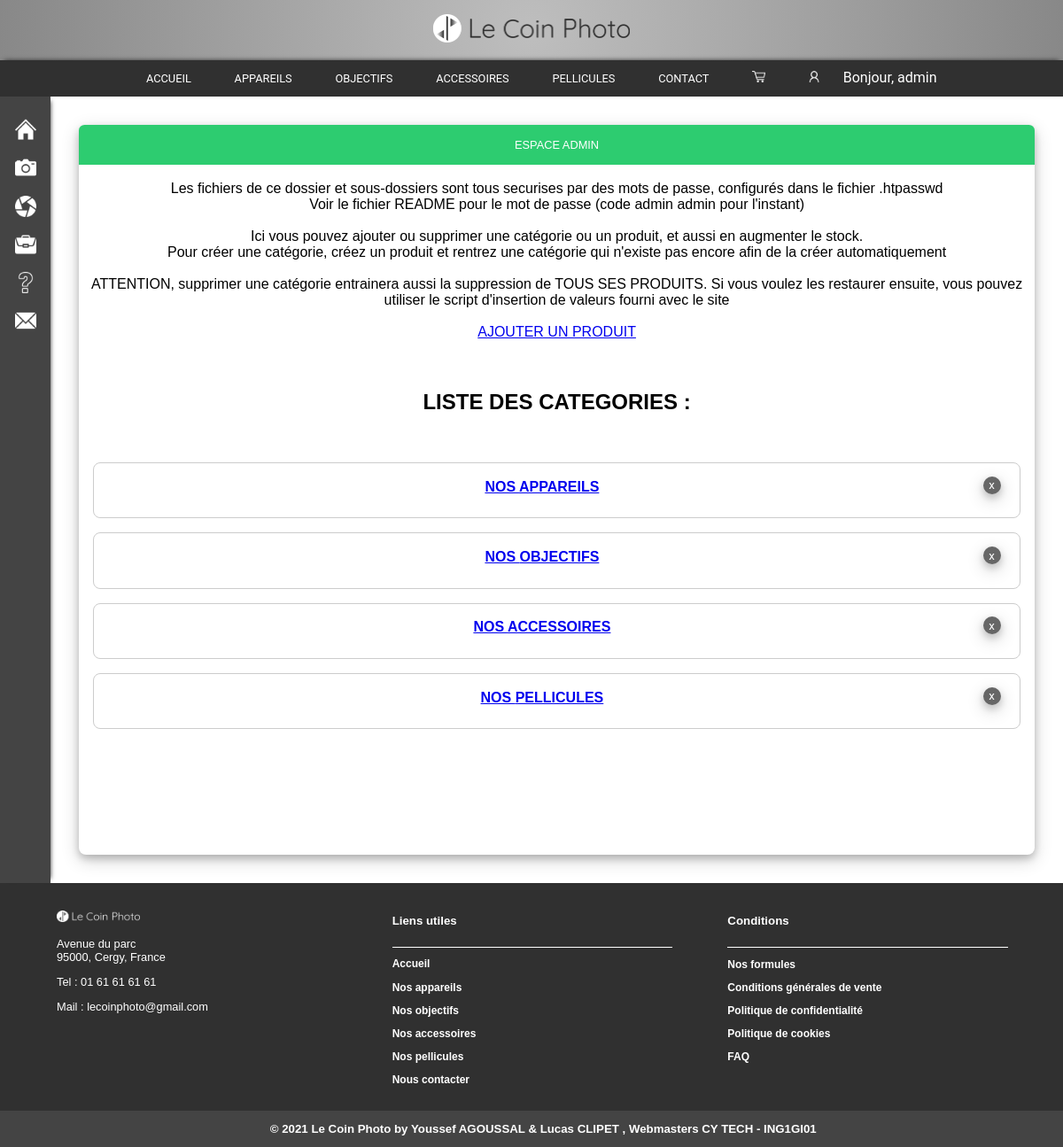
/admin/secured.php (signed in), run on the app's committed database.
### tables this page shows
CREATE TABLE IF NOT EXISTS `categories` (
  `ID` int(11) NOT NULL AUTO_INCREMENT,
  `categorie` varchar(20) NOT NULL DEFAULT 'inconnu',
  `icone` varchar(255) NOT NULL DEFAULT 'blankWhite.png',
  PRIMARY KEY (`ID`),
  UNIQUE KEY `categorie` (`categorie`)
);

### bdd/bdd.php (called while the page is built, shortened)
<?php
function connectBDD()
{
	try
	{
		$bdd = new PDO("mysql:host=".$_SESSION['bddData']['host'].";dbname=".$_SESSION['bddData']['db'], $_SESSION['bddData']['user'], $_SESSION['bddData']['pwd']);
		$bdd->setAttribute(PDO::ATTR_ERRMODE, PDO::ERRMODE_EXCEPTION);
	}
	catch (PDOException $e)
	{
		echo('Erreur de connexion : '.$e->getMessage());
        $bdd=false;
        exit();
	}
	return $bdd;
}
function getCategories()
{
    try {
        $bdd=connectBDD();
        $reponse = $bdd->query('SELECT * FROM categories ORDER BY ID');
        $reponse->setFetchMode(PDO::FETCH_ASSOC);
    } catch (PDOException $e) {
        $reponse=null;
    }
    return $reponse;
}
?>

### admin/secured.php (the view, shortened to what this page needs)
<?php
require_once($_SERVER['DOCUMENT_ROOT']."/ING1GI1-AGOUSSAL-CLIPET/LeCoinPhoto/bdd/bdd.php");
$style="Panier";
ob_start();?>
<div class="pagedroite">
    <div class="bloc">
        <div class="titresection"><p>ESPACE ADMIN</p></div><br>
			Les fichiers de ce dossier et sous-dossiers sont tous securises par des mots de passe, configurés dans le fichier .htpasswd<br>
			Voir le fichier README pour le mot de passe (code admin admin pour l'instant)<br> <br>
            Ici vous pouvez ajouter ou supprimer une catégorie ou un produit, et aussi en augmenter le stock.
            <br>Pour créer une catégorie, créez un produit et rentrez une catégorie qui n'existe pas encore afin de la créer automatiquement <br><br>
            ATTENTION, supprimer une catégorie entrainera aussi la suppression de TOUS SES PRODUITS. Si vous voulez les restaurer ensuite, vous pouvez utiliser le script d'insertion de valeurs fourni avec le site
            <br><br> <a href='/ING1GI1-AGOUSSAL-CLIPET/LeCoinPhoto/admin/navigation/ajouterProduit.php'> AJOUTER UN PRODUIT </a>
            <br><br><br> <h2> LISTE DES CATEGORIES : </h2><br>
            <?php $reponse=getCategories();
            if($reponse!=null)
            {
                while ($donnees = $reponse->fetch() )
                {
                    $cat=$donnees['categorie']; ?>
                <div class="panier">
                    <div class="midCenter">
                        <a href="/ING1GI1-AGOUSSAL-CLIPET/LeCoinPhoto/admin/navigation/liste.php?cat=<?=$cat?>"><strong>NOS <?=strtoupper($cat)?></strong></a> <br>
                    </div>
                    <form method='POST' onsubmit="return deleteConfirm('categorie')" action="/ING1GI1-AGOUSSAL-CLIPET/LeCoinPhoto/admin/php/deleteCategorie.php">
                        <input class="boutonSupprCategorie" type="submit" value="x"/>
                    </form>
                </div>
                <?php
                }
            } ?>
            <br><br><br><br><br><br><br>
    </div>
</div>
</div>
<?php $content=ob_get_clean();
require_once($_SERVER['DOCUMENT_ROOT']."/ING1GI1-AGOUSSAL-CLIPET/LeCoinPhoto/php/template.php");
?>

### php/template.php (shortened to what this page needs)
<?php require_once($_SERVER['DOCUMENT_ROOT']."/ING1GI1-AGOUSSAL-CLIPET/LeCoinPhoto/bdd/bdd.php");?>
<!DOCTYPE html>
<html>
    <head>
        <link rel="stylesheet" type="text/css" href="/ING1GI1-AGOUSSAL-CLIPET/LeCoinPhoto/css/style<?= $style;?>.css"/>
        <div id="titre">
            <img src="/ING1GI1-AGOUSSAL-CLIPET/LeCoinPhoto/img/lcpLogo2.png" alt="Le coin photo" title="Le coin photo, vendeur de matériel photo" onclick="location.href='/ING1GI1-AGOUSSAL-CLIPET/LeCoinPhoto/index.php'">
        </div>
        <div class="navbar">
            <a href="/ING1GI1-AGOUSSAL-CLIPET/LeCoinPhoto/index.php" <?=@$btnAccueil?>><p>ACCUEIL</p></a>
        <?php
        $reponse=getCategories();
        if($reponse!=null)
        {
            while ($donnees = $reponse->fetch() )
            {
                $cat=$donnees['categorie']; ?>
                <a href="/ING1GI1-AGOUSSAL-CLIPET/LeCoinPhoto/navigation/produits.php?cat=<?=$cat?>" <?=@${"btn".$cat};?>><p><?=strtoupper($cat)?></p></a>
                <?php
            }
        } ?>
        <a href="/ING1GI1-AGOUSSAL-CLIPET/LeCoinPhoto/navigation/contact.php" <?=@$btnContact?>><p>CONTACT</p></a>
        <?php
        if (isset($_SESSION['profil']['login']))
        { ?>
            <a href="/ING1GI1-AGOUSSAL-CLIPET/LeCoinPhoto/navigation/panier.php"><img src="/ING1GI1-AGOUSSAL-CLIPET/LeCoinPhoto/img/cart.png" class="icon2" title="MON PANIER"></a>
            <a href="/ING1GI1-AGOUSSAL-CLIPET/LeCoinPhoto/navigation/profil.php"><img src="/ING1GI1-AGOUSSAL-CLIPET/LeCoinPhoto/img/user.png" class="icon2" title="MON PROFIL"></a>
            Bonjour, <?=$_SESSION['profil']['nom'];?>
        <?php
        }
        else{
        ?>
           <a href="/ING1GI1-AGOUSSAL-CLIPET/LeCoinPhoto/navigation/connexion.php"><img src="/ING1GI1-AGOUSSAL-CLIPET/LeCoinPhoto/img/user.png" class="icon2" title="SE CONNECTER"></a>
        <?php
        }
        ?>
        </div>
    </head>
    <body>
        <div class="box">
            <div class="pagegauche">
                <div class="navbar2">
                    <a href="/ING1GI1-AGOUSSAL-CLIPET/LeCoinPhoto/index.php" <?=@$btnAccueil?>><img src="/ING1GI1-AGOUSSAL-CLIPET/LeCoinPhoto/img/home.png" class="icon" alt="accueil" title="accueil"><br></a><br>
                   <?php
                    $reponse=getCategories();
                    if($reponse!=null)
                    {
                        while ($donnees = $reponse->fetch() )
                        {
                            $cat=$donnees['categorie'];
                            $icon=$donnees['icone'];?>
                            <a href="/ING1GI1-AGOUSSAL-CLIPET/LeCoinPhoto/navigation/produits.php?cat=<?=$cat?>" <?=@${"btn".$cat}?> ><img src="/ING1GI1-AGOUSSAL-CLIPET/LeCoinPhoto/img/<?=$icon?>" class="icon" alt="<?=$cat?>" title="<?=$cat?>" onerror="this.onerror=null; this.src='/ING1GI1-AGOUSSAL-CLIPET/LeCoinPhoto/img/blankWhite.png'" ><br></a><br>
                        <?php
                        }
                    } ?>
                    <a href="/ING1GI1-AGOUSSAL-CLIPET/LeCoinPhoto/navigation/contact.php" <?=@$btnContact?>><img src="/ING1GI1-AGOUSSAL-CLIPET/LeCoinPhoto/img/mail.png" class="icon" alt="contact" title="contact"><br></a>
                </div>
            </div>
<?=$content;?>
    </body>
    <footer>
        <div id="container">
            <div id="footerAdresses" class="colonneFooter">
                <br><img src="/ING1GI1-AGOUSSAL-CLIPET/LeCoinPhoto/img/leCoinPhoto.png" alt="Le coin photo" title="Le coin photo, vendeur de matériel photo">
                <p style="font-size: 0.8em;"> Avenue du parc<br>95000, Cergy, France
                </p>
                <p style="font-size: 0.8em;">Tel : 01 61 61 61 61</p>
                <p style="font-size: 0.8em;">Mail : lecoinphoto@gmail.com</p>
            </div>
            <div id="footerLinks" class="colonneFooter">
                <h5>Liens utiles</h5>
                <hr size="1" width="100%" color="white">
                <a href="/ING1GI1-AGOUSSAL-CLIPET/LeCoinPhoto/index.php">Accueil</a>
                <?php
                $reponse=getCategories();
                if($reponse!=null)
                {
                    while ($donnees = $reponse->fetch() )
                    {
                        $cat=$donnees['categorie']; ?>
                        <a href="/ING1GI1-AGOUSSAL-CLIPET/LeCoinPhoto/navigation/produits.php?cat=<?=$cat?>" <?=@${"btn".$cat};?>><p>Nos <?=$cat?></p></a>
                        <?php
                    }
                } ?>
                <a href="/ING1GI1-AGOUSSAL-CLIPET/LeCoinPhoto/navigation/contact.php"><p>Nous contacter</p></a>
            </div>
            <div id="footerConditions" class="colonneFooter">
                <h5>Conditions</h5>
                <hr size="1" width="100%" color="white">
                <a href="#"><p>Nos formules</p></a>
                <a href="#"><p>Conditions générales de vente</p></a>
                <a href="#"><p>Politique de confidentialité</p></a>
                <a href="#"><p>Politique de cookies</p></a>
                <a href="#"><p>FAQ</p></a>
            </div>
        </div>
        <div class="mention">
            <h5 id="mentions">&copy; 2021 Le Coin Photo by
            <a href="mailto:agoussalyo@eisti.eu" title="Envoyer un mail">Youssef AGOUSSAL</a> &amp; <a href="mailto:clipetluca@eisti.eu" title="Envoyer un mail">Lucas CLIPET</a>
            , Webmasters CY TECH - ING1GI01</h5>
        </div>
    </footer>
</html>

### css/stylePanier.css (style rules this page uses)
.icon { width: 70%; }
.bloc { text-align: center; }
.panier { display: flex; padding: 0.5em; margin: 1em; border: 1px solid #cccccc; border-radius: 0.5em; text-align: center; }
.midCenter { flex: 3 1 0; margin-top: 0.6em; }
.boutonSupprCategorie { font-family: 'Roboto', sans-serif; height: 1.5em; width: 1.5em; margin-right: 1em; margin-top: 0.5em; margin-bottom: 1.4em; border-radius: 0.75em; box-sizing: border-box; border:none; overflow-wrap: break-word; background-color: #666666; color: white; box-shadow: 0 4px 8px 0 #00000033, 0 6px 20px 0 #00000033; resize: none; }

### css/style.css (style rules this page uses)
#titre { text-align: center; color: #303030; font-family: Arial, Helvetica, sans-serif; background: radial-gradient(circle, rgba(190,190,190,1) 0%, #888888 100%); opacity: 1; }
#titre img { display: inline-block; height: 2em; padding: 1em; }
.navbar { z-index: 3; position: sticky; text-align: center; color:white; font-family: 'Roboto', sans-serif; top: 0; width: 100%; box-shadow: 0 -5px 5px -5px #333; background-color: #303030; overflow: auto; }
.navbar a { display: inline-block; color: white; text-align: center; font-size: 0.8em; padding-left: 1.75em; padding-right: 1.75em; text-decoration: none; background-color: #303030; }
.navbar2 a { vertical-align: center; background-color: #444444; font-size:0.75vw; font-family: Arial, Helvetica, sans-serif; color: black; text-align: center; display: inline-block; width: 60%; height: 60%; margin: auto; padding-top: 17%; padding-left: 10%; padding-right: 10%; padding-bottom: 13%; }
.icon { width: 70%; }
.icon2 { height: 1em; }
.box { display: flex; }
.pagegauche { position: relative; background-color: #444444; z-index: 1; flex: 1 1 0; text-align: center; padding-top: 1em;; box-shadow: 5px 0 5px -5px #333; }
.pagedroite { flex: 20 1 0; vertical-align: middle; text-align: center; font-family: Arial, Helvetica, sans-serif; }
footer { overflow: hidden; text-align: center; color: white; font-family: Arial, Helvetica, sans-serif; font-size: 1em; padding-top: 1%; background-color: #303030; }
footer a { color: white; font-weight: bold; text-decoration: none; }
#footerAdresses img { width:30%; }
#container { display: flex; margin-left: 2em; margin-right: 2em; font-size: 1em; padding-bottom: 1em; }
#container a { font-size: 0.75em; }
.colonneFooter { flex: 1 1 0; font-size: 1em; text-align: left; margin-left: 2em; margin-right: 2em; }
#mentions { margin: 0; padding: 1em; text-align: center; background-color: #444444; width: 100%; }
.bloc { box-shadow: 0 4px 8px 0 rgba(0, 0, 0, 0.2), 0 6px 20px 0 #00000030; border-radius: 0.5em; margin: 2em; }
.titresection { text-align: center; display: block; color : white; font-family: Arial, Helvetica, sans-serif; font-size: 0.8em; background-color:#2dcc70; padding: 0.2em; border-radius: 0.5em 0.5em 0em 0em; }
body { margin:0%; }

### data on the page
categories: categorie "APPAREILS", icone (picture), categorie "appareils"
categories: categorie "OBJECTIFS", icone (picture), categorie "objectifs"
categories: categorie "ACCESSOIRES", icone (picture), categorie "accessoires"
categories: categorie "PELLICULES", icone (placeholder picture), categorie "pellicules"

### other printed values
$_SESSION['profil']['nom'] "admin"
